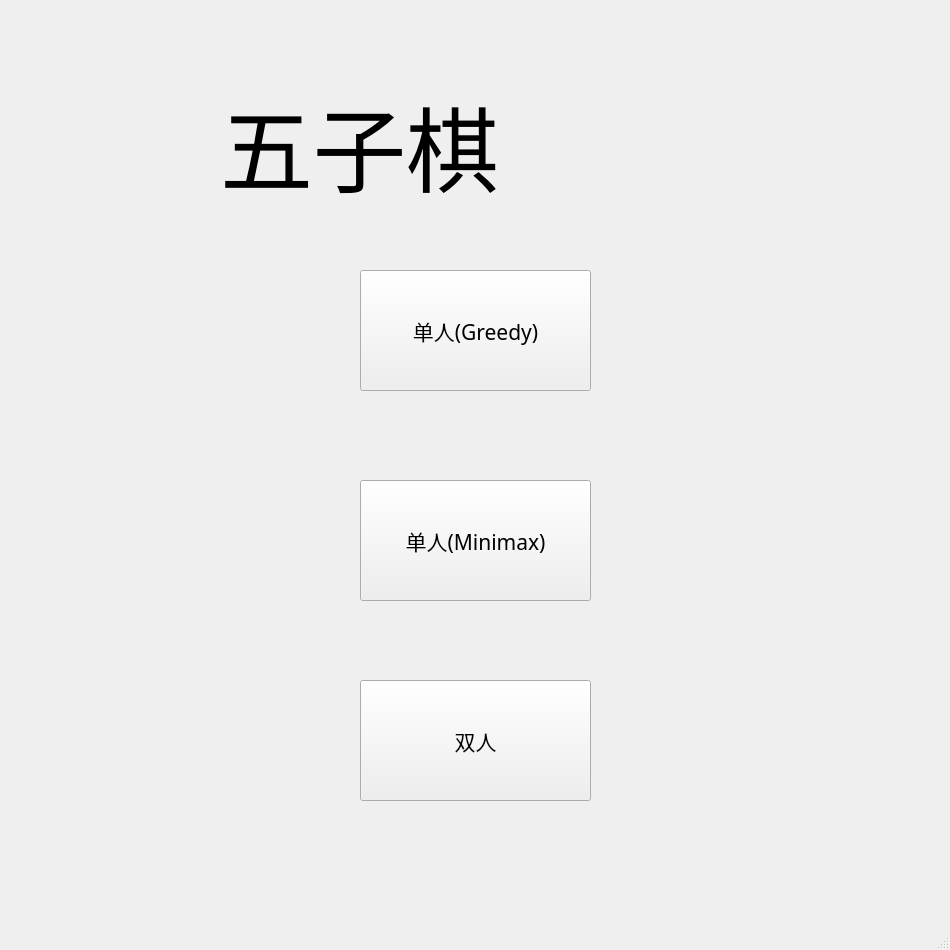
<?xml version="1.0" encoding="UTF-8"?>
<ui version="4.0">
 <class>Start</class>
 <widget class="QMainWindow" name="Start">
  <property name="geometry">
   <rect>
    <x>0</x>
    <y>0</y>
    <width>950</width>
    <height>950</height>
   </rect>
  </property>
  <property name="sizePolicy">
   <sizepolicy hsizetype="Preferred" vsizetype="Preferred">
    <horstretch>0</horstretch>
    <verstretch>0</verstretch>
   </sizepolicy>
  </property>
  <property name="minimumSize">
   <size>
    <width>950</width>
    <height>950</height>
   </size>
  </property>
  <property name="maximumSize">
   <size>
    <width>950</width>
    <height>950</height>
   </size>
  </property>
  <property name="baseSize">
   <size>
    <width>0</width>
    <height>0</height>
   </size>
  </property>
  <property name="windowTitle">
   <string>MainWindow</string>
  </property>
  <widget class="QWidget" name="centralwidget">
   <widget class="QPushButton" name="greed">
    <property name="geometry">
     <rect>
      <x>360</x>
      <y>270</y>
      <width>231</width>
      <height>121</height>
     </rect>
    </property>
    <property name="font">
     <font>
      <family>微软雅黑</family>
      <pointsize>16</pointsize>
     </font>
    </property>
    <property name="text">
     <string>单人(Greedy)</string>
    </property>
    <property name="iconSize">
     <size>
      <width>20</width>
      <height>20</height>
     </size>
    </property>
   </widget>
   <widget class="QPushButton" name="minimax">
    <property name="geometry">
     <rect>
      <x>360</x>
      <y>480</y>
      <width>231</width>
      <height>121</height>
     </rect>
    </property>
    <property name="font">
     <font>
      <family>微软雅黑</family>
      <pointsize>16</pointsize>
     </font>
    </property>
    <property name="text">
     <string>单人(Minimax)</string>
    </property>
   </widget>
   <widget class="QPushButton" name="Persons">
    <property name="geometry">
     <rect>
      <x>360</x>
      <y>680</y>
      <width>231</width>
      <height>121</height>
     </rect>
    </property>
    <property name="font">
     <font>
      <family>微软雅黑</family>
      <pointsize>16</pointsize>
     </font>
    </property>
    <property name="text">
     <string>双人</string>
    </property>
   </widget>
   <widget class="QLabel" name="label">
    <property name="geometry">
     <rect>
      <x>220</x>
      <y>70</y>
      <width>511</width>
      <height>151</height>
     </rect>
    </property>
    <property name="font">
     <font>
      <family>楷体</family>
      <pointsize>70</pointsize>
     </font>
    </property>
    <property name="text">
     <string>五子棋</string>
    </property>
   </widget>
   <zorder>label</zorder>
   <zorder>greed</zorder>
   <zorder>minimax</zorder>
   <zorder>Persons</zorder>
  </widget>
  <widget class="QMenuBar" name="menubar">
   <property name="geometry">
    <rect>
     <x>0</x>
     <y>0</y>
     <width>950</width>
     <height>19</height>
    </rect>
   </property>
  </widget>
  <widget class="QStatusBar" name="statusbar"/>
 </widget>
 <resources/>
 <connections/>
</ui>
